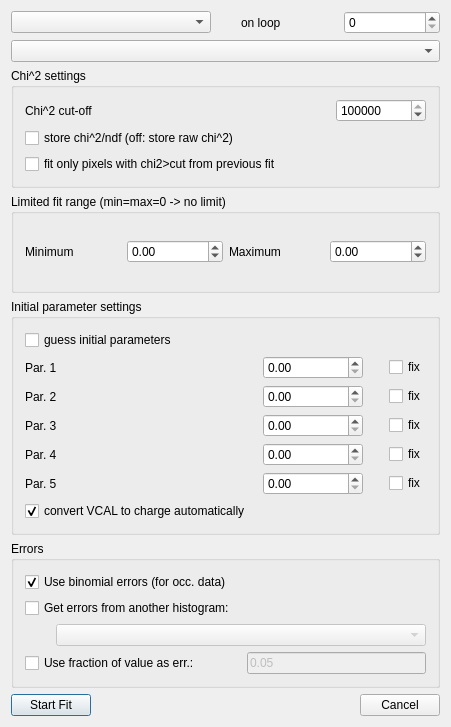
<ui version="4.0" >
 <class>PSFitWinBase</class>
 <widget class="QDialog" name="PSFitWinBase" >
  <property name="geometry" >
   <rect>
    <x>0</x>
    <y>0</y>
    <width>451</width>
    <height>727</height>
   </rect>
  </property>
  <property name="windowTitle" >
   <string>Fit settings</string>
  </property>
  <layout class="QVBoxLayout" name="verticalLayout_4" >
   <item>
    <layout class="QVBoxLayout" name="verticalLayout_3" >
     <item>
      <layout class="QHBoxLayout" >
       <item>
        <widget class="QComboBox" name="histoType" >
         <property name="minimumSize" >
          <size>
           <width>200</width>
           <height>0</height>
          </size>
         </property>
         <property name="currentIndex" >
          <number>-1</number>
         </property>
        </widget>
       </item>
       <item>
        <spacer name="loopSpacer" >
         <property name="orientation" >
          <enum>Qt::Horizontal</enum>
         </property>
         <property name="sizeType" >
          <enum>QSizePolicy::Fixed</enum>
         </property>
         <property name="sizeHint" stdset="0" >
          <size>
           <width>24</width>
           <height>21</height>
          </size>
         </property>
        </spacer>
       </item>
       <item>
        <widget class="QLabel" name="loopLabel" >
         <property name="text" >
          <string>on loop</string>
         </property>
         <property name="wordWrap" >
          <bool>false</bool>
         </property>
        </widget>
       </item>
       <item>
        <widget class="QSpinBox" name="loopSel" />
       </item>
      </layout>
     </item>
     <item>
      <widget class="QComboBox" name="FitType" >
       <property name="currentIndex" >
        <number>-1</number>
       </property>
      </widget>
     </item>
     <item>
      <widget class="Q3GroupBox" name="groupBox3" >
       <property name="title" >
        <string>Chi^2 settings</string>
       </property>
       <layout class="QVBoxLayout" >
        <item>
         <layout class="QVBoxLayout" >
          <item>
           <layout class="QHBoxLayout" >
            <property name="spacing" >
             <number>6</number>
            </property>
            <property name="margin" >
             <number>0</number>
            </property>
            <item>
             <widget class="QLabel" name="ChiLabel" >
              <property name="text" >
               <string>Chi^2 cut-off</string>
              </property>
              <property name="wordWrap" >
               <bool>false</bool>
              </property>
             </widget>
            </item>
            <item>
             <spacer name="Spacer2" >
              <property name="orientation" >
               <enum>Qt::Horizontal</enum>
              </property>
              <property name="sizeType" >
               <enum>QSizePolicy::Expanding</enum>
              </property>
              <property name="sizeHint" stdset="0" >
               <size>
                <width>20</width>
                <height>20</height>
               </size>
              </property>
             </spacer>
            </item>
            <item>
             <widget class="QSpinBox" name="ChiCut" >
              <property name="minimumSize" >
               <size>
                <width>90</width>
                <height>0</height>
               </size>
              </property>
              <property name="maximum" >
               <number>999999999</number>
              </property>
              <property name="value" >
               <number>100000</number>
              </property>
             </widget>
            </item>
           </layout>
          </item>
          <item>
           <widget class="QCheckBox" name="divndfBox" >
            <property name="text" >
             <string>store chi^2/ndf (off: store raw chi^2)</string>
            </property>
            <property name="checked" >
             <bool>false</bool>
            </property>
           </widget>
          </item>
          <item>
           <widget class="QCheckBox" name="refitBox" >
            <property name="text" >
             <string>fit only pixels with chi2>cut from previous fit</string>
            </property>
            <property name="checked" >
             <bool>false</bool>
            </property>
           </widget>
          </item>
         </layout>
        </item>
       </layout>
      </widget>
     </item>
     <item>
      <widget class="Q3GroupBox" name="LimitGroup" >
       <property name="title" >
        <string>Limited fit range (min=max=0 -> no limit)</string>
       </property>
       <layout class="QHBoxLayout" >
        <item>
         <layout class="QHBoxLayout" >
          <item>
           <widget class="QLabel" name="TextLabel1_2_2" >
            <property name="text" >
             <string>Minimum</string>
            </property>
            <property name="wordWrap" >
             <bool>false</bool>
            </property>
           </widget>
          </item>
          <item>
           <widget class="QDoubleSpinBox" name="FitXmin" >
            <property name="minimum" >
             <double>-99999999.000000000000000</double>
            </property>
            <property name="maximum" >
             <double>99999999.000000000000000</double>
            </property>
           </widget>
          </item>
          <item>
           <widget class="QLabel" name="TextLabel1_2_3" >
            <property name="text" >
             <string>Maximum</string>
            </property>
            <property name="wordWrap" >
             <bool>false</bool>
            </property>
           </widget>
          </item>
          <item>
           <widget class="QDoubleSpinBox" name="FitXmax" >
            <property name="minimum" >
             <double>-999999999.000000000000000</double>
            </property>
            <property name="maximum" >
             <double>999999999.000000000000000</double>
            </property>
           </widget>
          </item>
         </layout>
        </item>
       </layout>
      </widget>
     </item>
     <item>
      <widget class="Q3GroupBox" name="ParameterBox" >
       <property name="title" >
        <string>Initial parameter settings</string>
       </property>
       <layout class="QVBoxLayout" name="verticalLayout_2" >
        <item>
         <layout class="QVBoxLayout" name="verticalLayout" >
          <item>
           <widget class="QCheckBox" name="guessParBox" >
            <property name="text" >
             <string>guess initial parameters</string>
            </property>
           </widget>
          </item>
          <item>
           <layout class="QVBoxLayout" >
            <item>
             <layout class="QHBoxLayout" >
              <item>
               <widget class="QLabel" name="parLabel1" >
                <property name="text" >
                 <string>Par. 1</string>
                </property>
                <property name="wordWrap" >
                 <bool>false</bool>
                </property>
               </widget>
              </item>
              <item>
               <spacer name="spacerPar1" >
                <property name="orientation" >
                 <enum>Qt::Horizontal</enum>
                </property>
                <property name="sizeType" >
                 <enum>QSizePolicy::Expanding</enum>
                </property>
                <property name="sizeHint" stdset="0" >
                 <size>
                  <width>123</width>
                  <height>20</height>
                 </size>
                </property>
               </spacer>
              </item>
              <item>
               <widget class="QDoubleSpinBox" name="parBox1" >
                <property name="minimumSize" >
                 <size>
                  <width>100</width>
                  <height>0</height>
                 </size>
                </property>
               </widget>
              </item>
              <item>
               <spacer name="spacer2Par1" >
                <property name="orientation" >
                 <enum>Qt::Horizontal</enum>
                </property>
                <property name="sizeType" >
                 <enum>QSizePolicy::Fixed</enum>
                </property>
                <property name="sizeHint" stdset="0" >
                 <size>
                  <width>20</width>
                  <height>20</height>
                 </size>
                </property>
               </spacer>
              </item>
              <item>
               <widget class="QCheckBox" name="fixPar1" >
                <property name="text" >
                 <string>fix</string>
                </property>
               </widget>
              </item>
             </layout>
            </item>
            <item>
             <layout class="QHBoxLayout" >
              <item>
               <widget class="QLabel" name="parLabel2" >
                <property name="text" >
                 <string>Par. 2</string>
                </property>
                <property name="wordWrap" >
                 <bool>false</bool>
                </property>
               </widget>
              </item>
              <item>
               <spacer name="spacerPar2" >
                <property name="orientation" >
                 <enum>Qt::Horizontal</enum>
                </property>
                <property name="sizeType" >
                 <enum>QSizePolicy::Expanding</enum>
                </property>
                <property name="sizeHint" stdset="0" >
                 <size>
                  <width>123</width>
                  <height>20</height>
                 </size>
                </property>
               </spacer>
              </item>
              <item>
               <widget class="QDoubleSpinBox" name="parBox2" >
                <property name="minimumSize" >
                 <size>
                  <width>100</width>
                  <height>0</height>
                 </size>
                </property>
               </widget>
              </item>
              <item>
               <spacer name="spacer2Par2" >
                <property name="orientation" >
                 <enum>Qt::Horizontal</enum>
                </property>
                <property name="sizeType" >
                 <enum>QSizePolicy::Fixed</enum>
                </property>
                <property name="sizeHint" stdset="0" >
                 <size>
                  <width>20</width>
                  <height>20</height>
                 </size>
                </property>
               </spacer>
              </item>
              <item>
               <widget class="QCheckBox" name="fixPar2" >
                <property name="text" >
                 <string>fix</string>
                </property>
               </widget>
              </item>
             </layout>
            </item>
            <item>
             <layout class="QHBoxLayout" >
              <item>
               <widget class="QLabel" name="parLabel3" >
                <property name="text" >
                 <string>Par. 3</string>
                </property>
                <property name="wordWrap" >
                 <bool>false</bool>
                </property>
               </widget>
              </item>
              <item>
               <spacer name="spacerPar3" >
                <property name="orientation" >
                 <enum>Qt::Horizontal</enum>
                </property>
                <property name="sizeType" >
                 <enum>QSizePolicy::Expanding</enum>
                </property>
                <property name="sizeHint" stdset="0" >
                 <size>
                  <width>123</width>
                  <height>20</height>
                 </size>
                </property>
               </spacer>
              </item>
              <item>
               <widget class="QDoubleSpinBox" name="parBox3" >
                <property name="minimumSize" >
                 <size>
                  <width>100</width>
                  <height>0</height>
                 </size>
                </property>
               </widget>
              </item>
              <item>
               <spacer name="spacer2Par3" >
                <property name="orientation" >
                 <enum>Qt::Horizontal</enum>
                </property>
                <property name="sizeType" >
                 <enum>QSizePolicy::Fixed</enum>
                </property>
                <property name="sizeHint" stdset="0" >
                 <size>
                  <width>20</width>
                  <height>20</height>
                 </size>
                </property>
               </spacer>
              </item>
              <item>
               <widget class="QCheckBox" name="fixPar3" >
                <property name="text" >
                 <string>fix</string>
                </property>
               </widget>
              </item>
             </layout>
            </item>
            <item>
             <layout class="QHBoxLayout" >
              <item>
               <widget class="QLabel" name="parLabel4" >
                <property name="text" >
                 <string>Par. 4</string>
                </property>
                <property name="wordWrap" >
                 <bool>false</bool>
                </property>
               </widget>
              </item>
              <item>
               <spacer name="spacerPar4" >
                <property name="orientation" >
                 <enum>Qt::Horizontal</enum>
                </property>
                <property name="sizeType" >
                 <enum>QSizePolicy::Expanding</enum>
                </property>
                <property name="sizeHint" stdset="0" >
                 <size>
                  <width>130</width>
                  <height>20</height>
                 </size>
                </property>
               </spacer>
              </item>
              <item>
               <widget class="QDoubleSpinBox" name="parBox4" >
                <property name="minimumSize" >
                 <size>
                  <width>100</width>
                  <height>0</height>
                 </size>
                </property>
               </widget>
              </item>
              <item>
               <spacer name="spacer2Par4" >
                <property name="orientation" >
                 <enum>Qt::Horizontal</enum>
                </property>
                <property name="sizeType" >
                 <enum>QSizePolicy::Fixed</enum>
                </property>
                <property name="sizeHint" stdset="0" >
                 <size>
                  <width>20</width>
                  <height>20</height>
                 </size>
                </property>
               </spacer>
              </item>
              <item>
               <widget class="QCheckBox" name="fixPar4" >
                <property name="text" >
                 <string>fix</string>
                </property>
               </widget>
              </item>
             </layout>
            </item>
            <item>
             <layout class="QHBoxLayout" >
              <item>
               <widget class="QLabel" name="parLabel5" >
                <property name="text" >
                 <string>Par. 5</string>
                </property>
                <property name="wordWrap" >
                 <bool>false</bool>
                </property>
               </widget>
              </item>
              <item>
               <spacer name="spacerPar5" >
                <property name="orientation" >
                 <enum>Qt::Horizontal</enum>
                </property>
                <property name="sizeType" >
                 <enum>QSizePolicy::Expanding</enum>
                </property>
                <property name="sizeHint" stdset="0" >
                 <size>
                  <width>130</width>
                  <height>20</height>
                 </size>
                </property>
               </spacer>
              </item>
              <item>
               <widget class="QDoubleSpinBox" name="parBox5" >
                <property name="minimumSize" >
                 <size>
                  <width>100</width>
                  <height>0</height>
                 </size>
                </property>
               </widget>
              </item>
              <item>
               <spacer name="spacer2Par5" >
                <property name="orientation" >
                 <enum>Qt::Horizontal</enum>
                </property>
                <property name="sizeType" >
                 <enum>QSizePolicy::Fixed</enum>
                </property>
                <property name="sizeHint" stdset="0" >
                 <size>
                  <width>20</width>
                  <height>20</height>
                 </size>
                </property>
               </spacer>
              </item>
              <item>
               <widget class="QCheckBox" name="fixPar5" >
                <property name="text" >
                 <string>fix</string>
                </property>
               </widget>
              </item>
             </layout>
            </item>
           </layout>
          </item>
          <item>
           <widget class="QCheckBox" name="vcalBox" >
            <property name="text" >
             <string>convert VCAL to charge automatically</string>
            </property>
            <property name="checked" >
             <bool>true</bool>
            </property>
           </widget>
          </item>
         </layout>
        </item>
       </layout>
      </widget>
     </item>
     <item>
      <widget class="Q3GroupBox" name="ErrorBox" >
       <property name="title" >
        <string>Errors</string>
       </property>
       <layout class="QVBoxLayout" >
        <item>
         <layout class="QVBoxLayout" >
          <item>
           <widget class="QCheckBox" name="binomialBox" >
            <property name="text" >
             <string>Use binomial errors (for occ. data)</string>
            </property>
            <property name="checked" >
             <bool>true</bool>
            </property>
           </widget>
          </item>
          <item>
           <widget class="QCheckBox" name="fromHistoBox" >
            <property name="enabled" >
             <bool>true</bool>
            </property>
            <property name="text" >
             <string>Get errors from another histogram:</string>
            </property>
           </widget>
          </item>
          <item>
           <layout class="QHBoxLayout" >
            <item>
             <spacer name="spacer6" >
              <property name="orientation" >
               <enum>Qt::Horizontal</enum>
              </property>
              <property name="sizeType" >
               <enum>QSizePolicy::Fixed</enum>
              </property>
              <property name="sizeHint" stdset="0" >
               <size>
                <width>31</width>
                <height>21</height>
               </size>
              </property>
             </spacer>
            </item>
            <item>
             <widget class="QComboBox" name="errorCBox" >
              <property name="enabled" >
               <bool>false</bool>
              </property>
             </widget>
            </item>
           </layout>
          </item>
          <item>
           <layout class="QHBoxLayout" >
            <item>
             <widget class="QCheckBox" name="fractBox" >
              <property name="text" >
               <string>Use fraction of value as err.:</string>
              </property>
             </widget>
            </item>
            <item>
             <spacer name="spacer9" >
              <property name="orientation" >
               <enum>Qt::Horizontal</enum>
              </property>
              <property name="sizeType" >
               <enum>QSizePolicy::Fixed</enum>
              </property>
              <property name="sizeHint" stdset="0" >
               <size>
                <width>41</width>
                <height>21</height>
               </size>
              </property>
             </spacer>
            </item>
            <item>
             <widget class="QLineEdit" name="fractEdit" >
              <property name="enabled" >
               <bool>false</bool>
              </property>
              <property name="text" >
               <string>0.05</string>
              </property>
             </widget>
            </item>
           </layout>
          </item>
         </layout>
        </item>
       </layout>
      </widget>
     </item>
     <item>
      <layout class="QHBoxLayout" >
       <property name="spacing" >
        <number>6</number>
       </property>
       <property name="margin" >
        <number>0</number>
       </property>
       <item>
        <widget class="QPushButton" name="OKButt" >
         <property name="text" >
          <string>Start Fit</string>
         </property>
        </widget>
       </item>
       <item>
        <spacer name="Spacer1" >
         <property name="orientation" >
          <enum>Qt::Horizontal</enum>
         </property>
         <property name="sizeType" >
          <enum>QSizePolicy::Expanding</enum>
         </property>
         <property name="sizeHint" stdset="0" >
          <size>
           <width>20</width>
           <height>20</height>
          </size>
         </property>
        </spacer>
       </item>
       <item>
        <widget class="QPushButton" name="CancButt" >
         <property name="text" >
          <string>Cancel</string>
         </property>
        </widget>
       </item>
      </layout>
     </item>
    </layout>
   </item>
  </layout>
 </widget>
 <layoutdefault spacing="6" margin="11" />
 <pixmapfunction>qPixmapFromMimeSource</pixmapfunction>
 <customwidgets>
  <customwidget>
   <class>Q3GroupBox</class>
   <extends>QGroupBox</extends>
   <header>Qt3Support/Q3GroupBox</header>
   <container>1</container>
  </customwidget>
 </customwidgets>
 <resources/>
 <connections>
  <connection>
   <sender>fromHistoBox</sender>
   <signal>toggled(bool)</signal>
   <receiver>errorCBox</receiver>
   <slot>setEnabled(bool)</slot>
   <hints>
    <hint type="sourcelabel" >
     <x>40</x>
     <y>574</y>
    </hint>
    <hint type="destinationlabel" >
     <x>78</x>
     <y>602</y>
    </hint>
   </hints>
  </connection>
  <connection>
   <sender>fractBox</sender>
   <signal>toggled(bool)</signal>
   <receiver>fractEdit</receiver>
   <slot>setEnabled(bool)</slot>
   <hints>
    <hint type="sourcelabel" >
     <x>41</x>
     <y>631</y>
    </hint>
    <hint type="destinationlabel" >
     <x>275</x>
     <y>632</y>
    </hint>
   </hints>
  </connection>
  <connection>
   <sender>guessParBox</sender>
   <signal>toggled(bool)</signal>
   <receiver>fixPar1</receiver>
   <slot>setDisabled(bool)</slot>
   <hints>
    <hint type="sourcelabel" >
     <x>95</x>
     <y>309</y>
    </hint>
    <hint type="destinationlabel" >
     <x>402</x>
     <y>334</y>
    </hint>
   </hints>
  </connection>
  <connection>
   <sender>guessParBox</sender>
   <signal>toggled(bool)</signal>
   <receiver>fixPar2</receiver>
   <slot>setDisabled(bool)</slot>
   <hints>
    <hint type="sourcelabel" >
     <x>48</x>
     <y>312</y>
    </hint>
    <hint type="destinationlabel" >
     <x>405</x>
     <y>365</y>
    </hint>
   </hints>
  </connection>
  <connection>
   <sender>guessParBox</sender>
   <signal>toggled(bool)</signal>
   <receiver>fixPar3</receiver>
   <slot>setDisabled(bool)</slot>
   <hints>
    <hint type="sourcelabel" >
     <x>80</x>
     <y>310</y>
    </hint>
    <hint type="destinationlabel" >
     <x>428</x>
     <y>409</y>
    </hint>
   </hints>
  </connection>
  <connection>
   <sender>guessParBox</sender>
   <signal>toggled(bool)</signal>
   <receiver>fixPar4</receiver>
   <slot>setDisabled(bool)</slot>
   <hints>
    <hint type="sourcelabel" >
     <x>78</x>
     <y>305</y>
    </hint>
    <hint type="destinationlabel" >
     <x>397</x>
     <y>426</y>
    </hint>
   </hints>
  </connection>
  <connection>
   <sender>guessParBox</sender>
   <signal>toggled(bool)</signal>
   <receiver>fixPar5</receiver>
   <slot>setDisabled(bool)</slot>
   <hints>
    <hint type="sourcelabel" >
     <x>106</x>
     <y>303</y>
    </hint>
    <hint type="destinationlabel" >
     <x>403</x>
     <y>451</y>
    </hint>
   </hints>
  </connection>
  <connection>
   <sender>guessParBox</sender>
   <signal>toggled(bool)</signal>
   <receiver>parBox1</receiver>
   <slot>setDisabled(bool)</slot>
   <hints>
    <hint type="sourcelabel" >
     <x>38</x>
     <y>315</y>
    </hint>
    <hint type="destinationlabel" >
     <x>290</x>
     <y>349</y>
    </hint>
   </hints>
  </connection>
  <connection>
   <sender>guessParBox</sender>
   <signal>toggled(bool)</signal>
   <receiver>parBox2</receiver>
   <slot>setDisabled(bool)</slot>
   <hints>
    <hint type="sourcelabel" >
     <x>59</x>
     <y>314</y>
    </hint>
    <hint type="destinationlabel" >
     <x>293</x>
     <y>374</y>
    </hint>
   </hints>
  </connection>
  <connection>
   <sender>guessParBox</sender>
   <signal>toggled(bool)</signal>
   <receiver>parBox3</receiver>
   <slot>setDisabled(bool)</slot>
   <hints>
    <hint type="sourcelabel" >
     <x>24</x>
     <y>313</y>
    </hint>
    <hint type="destinationlabel" >
     <x>292</x>
     <y>401</y>
    </hint>
   </hints>
  </connection>
  <connection>
   <sender>guessParBox</sender>
   <signal>toggled(bool)</signal>
   <receiver>parBox4</receiver>
   <slot>setDisabled(bool)</slot>
   <hints>
    <hint type="sourcelabel" >
     <x>142</x>
     <y>313</y>
    </hint>
    <hint type="destinationlabel" >
     <x>279</x>
     <y>430</y>
    </hint>
   </hints>
  </connection>
  <connection>
   <sender>guessParBox</sender>
   <signal>toggled(bool)</signal>
   <receiver>parBox5</receiver>
   <slot>setDisabled(bool)</slot>
   <hints>
    <hint type="sourcelabel" >
     <x>167</x>
     <y>310</y>
    </hint>
    <hint type="destinationlabel" >
     <x>285</x>
     <y>458</y>
    </hint>
   </hints>
  </connection>
 </connections>
</ui>
